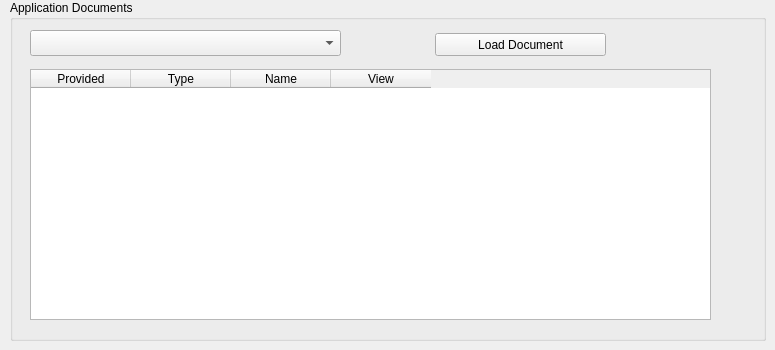
   <widget class="QWidget" name="app_doc_tab">
    <attribute name="title">
     <string>Application Documents</string>
    </attribute>
    <widget class="QGroupBox" name="documents_groupbox_2">
     <property name="geometry">
      <rect>
       <x>10</x>
       <y>0</y>
       <width>756</width>
       <height>341</height>
      </rect>
     </property>
     <property name="title">
      <string>Application Documents</string>
     </property>
     <widget class="QComboBox" name="applicant_documents_cbox">
      <property name="geometry">
       <rect>
        <x>20</x>
        <y>30</y>
        <width>311</width>
        <height>26</height>
       </rect>
      </property>
     </widget>
     <widget class="QTableWidget" name="app_doc_twidget">
      <property name="geometry">
       <rect>
        <x>20</x>
        <y>69</y>
        <width>681</width>
        <height>251</height>
       </rect>
      </property>
      <property name="editTriggers">
       <set>QAbstractItemView::NoEditTriggers</set>
      </property>
      <attribute name="horizontalHeaderCascadingSectionResizes">
       <bool>true</bool>
      </attribute>
      <attribute name="horizontalHeaderDefaultSectionSize">
       <number>100</number>
      </attribute>
      <attribute name="verticalHeaderCascadingSectionResizes">
       <bool>false</bool>
      </attribute>
      <column>
       <property name="text">
        <string>Provided</string>
       </property>
      </column>
      <column>
       <property name="text">
        <string>Type</string>
       </property>
      </column>
      <column>
       <property name="text">
        <string>Name</string>
       </property>
      </column>
      <column>
       <property name="text">
        <string>View</string>
       </property>
      </column>
     </widget>
     <widget class="QPushButton" name="load_app_doc_button">
      <property name="geometry">
       <rect>
        <x>425</x>
        <y>33</y>
        <width>171</width>
        <height>23</height>
       </rect>
      </property>
      <property name="text">
       <string>Load Document</string>
      </property>
     </widget>
    </widget>
   </widget>
